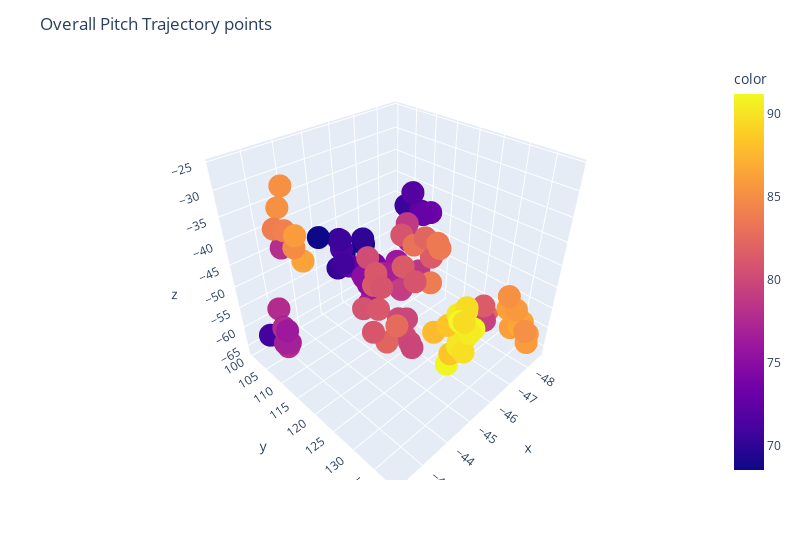

The notebook cell saved with this chart:
### Code cell
fig = px.scatter_3d(
    x = pitch_df['x'],
    y = pitch_df['y'],
    z = pitch_df['z'],
    color = pitch_df['RelSpeed']
)

fig.update_layout(
    title = 'Overall Pitch Trajectory points', 
    width = 800
)
fig.show()
